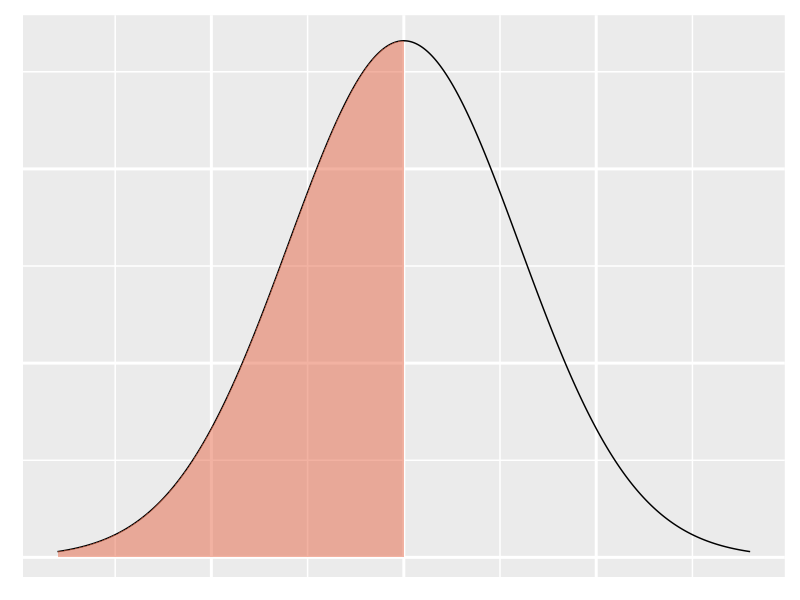
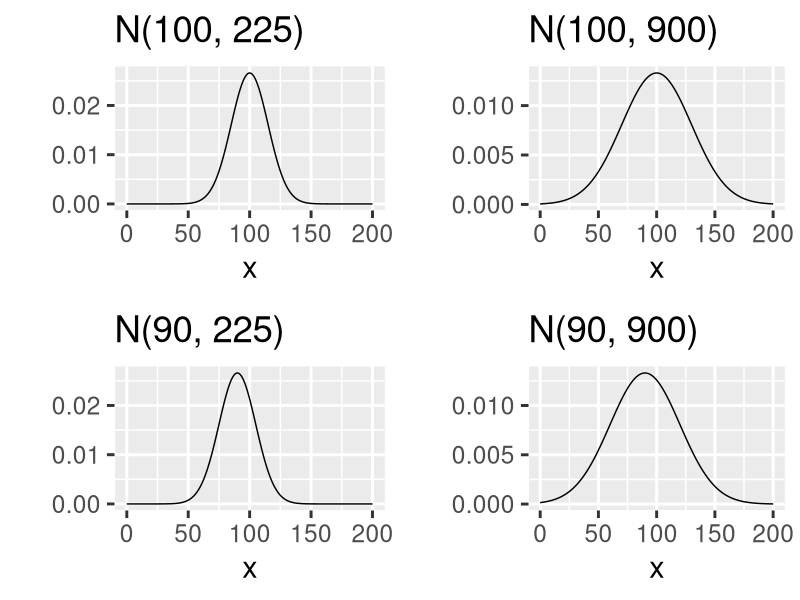
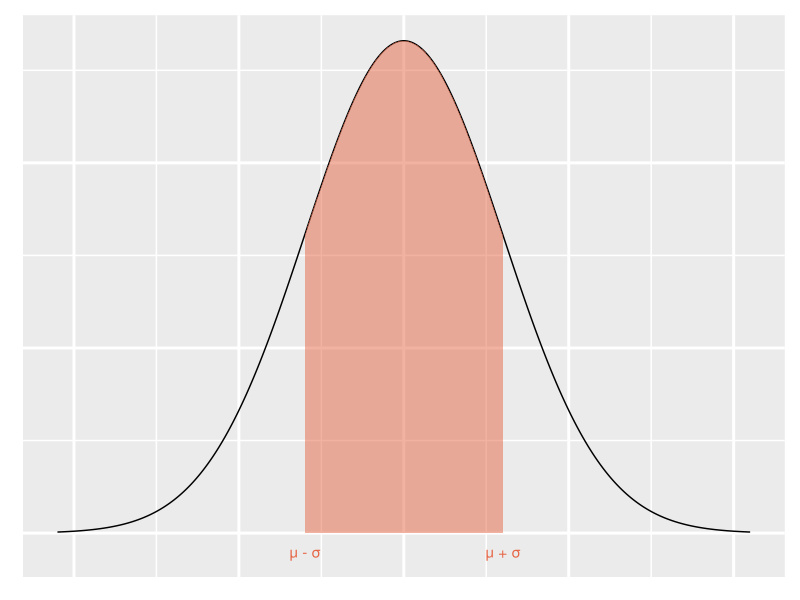
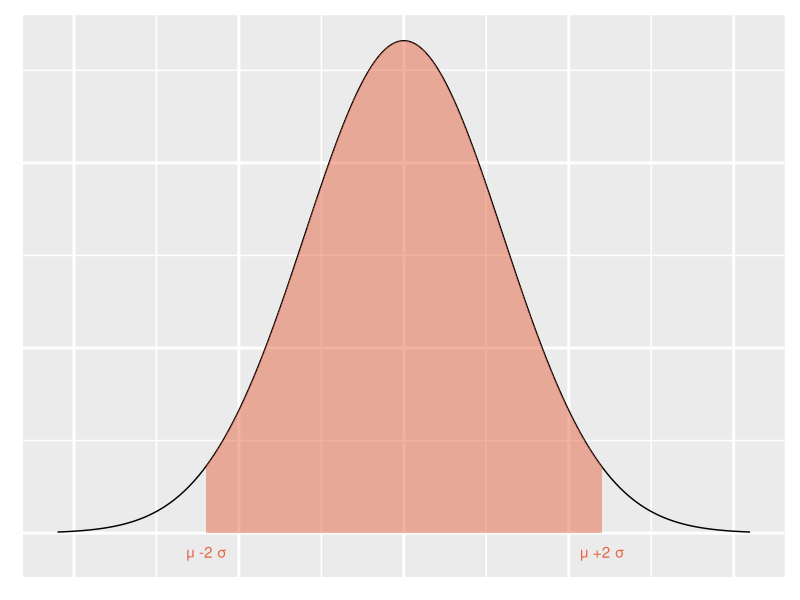
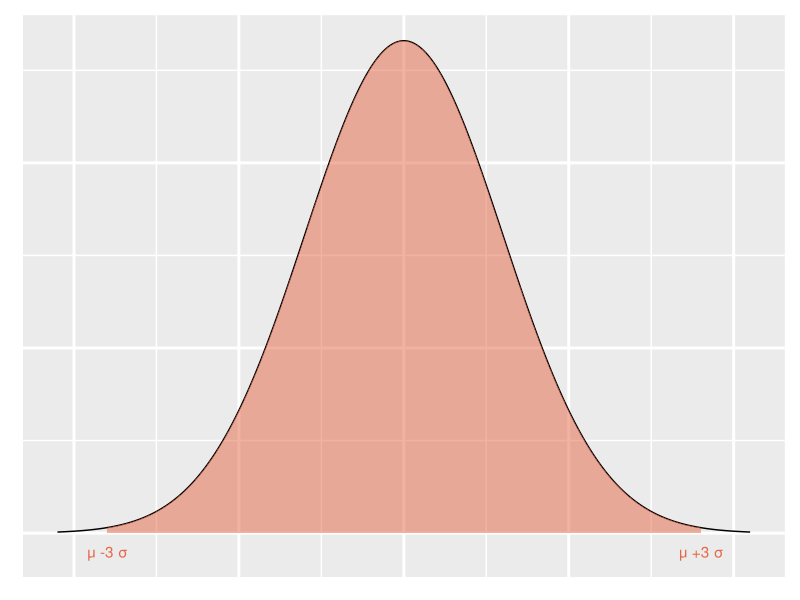
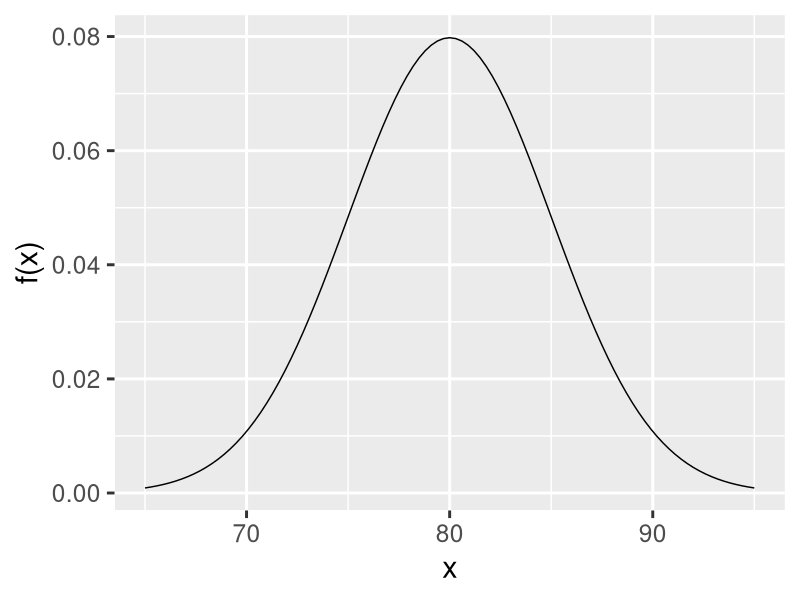
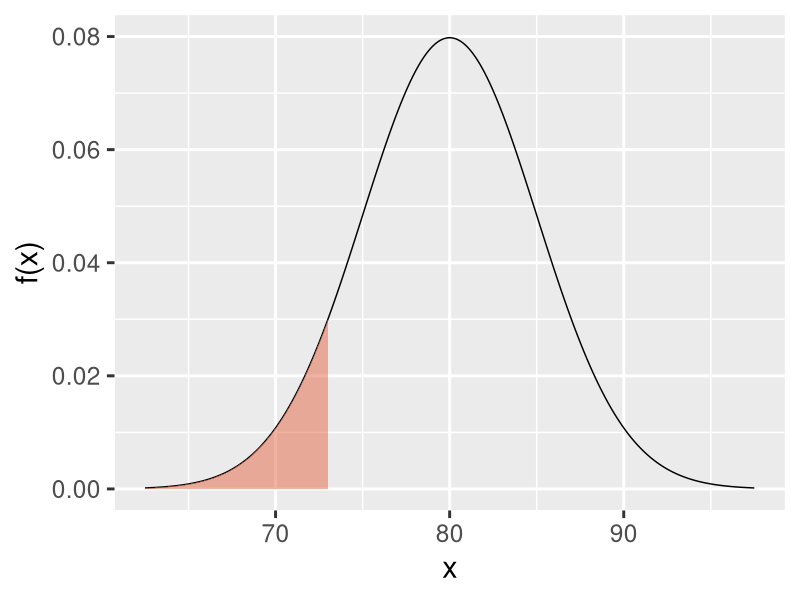
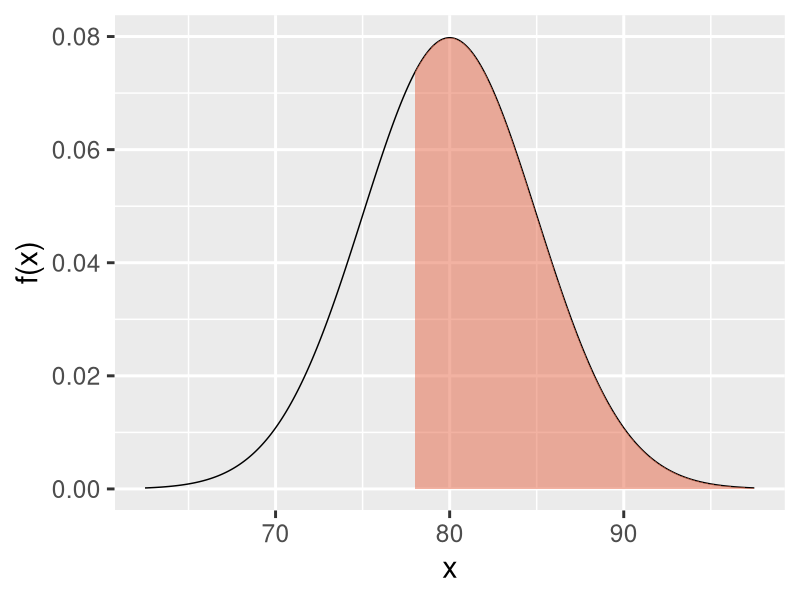

Reproduce these figures in R, in order.
## ---- chunk 1
library(tidyverse)
library(gridExtra)

theme_set(theme_gray(base_size = 22))


plot_norm_x_prob <- function(value, mean, sd, end = 3, lower = TRUE){
  
  x <- seq(mean-(end*sd),mean+(end*sd), 0.01)
  
  y <- dnorm(x, mean = mean, sd = sd)
  
  data <- data.frame(x = x, y = y)
  
  data_line <- data.frame(x = value, y = dnorm(value, mean, sd), 
                          label = paste("x = ", value))
  
  if (lower == TRUE){
    p <- qplot(x, y, data = data, 
          geom = "line") +
      geom_ribbon(data = subset(data, x > (mean-(end*sd)) & x < value),
                  aes(ymax = y), 
                  ymin = 0,
                  fill = "#e56646", 
                  colour = NA, 
                  alpha = 0.5) +
      ylab("") 

  }
  
  if (lower == FALSE){
    p <- qplot(x, y, data = data, 
          geom = "line") +
      geom_ribbon(data = subset(data, x < (mean+(end*sd)) & x > value),
                  aes(ymax = y), 
                  ymin = 0,
                  fill = "#e56646", 
                  colour = NA, 
                  alpha = 0.5) +
      ylab("")
  }
  
p
}

plot_norm_x <- function(value, mean, sd, end = 3){
  data_norm <-  data.frame(x = c(mean-(end*sd), mean+(end*sd)))
  
  data_line <- data.frame(x = value, y = dnorm(value, mean, sd), 
                          label = paste("x = ", value))
  ggplot(data_norm, 
         aes(x)) +
    stat_function(fun = dnorm, n = 1001, args = list(mean = mean, sd = sd)) + 
    ylab("") +
    geom_segment(data = data_line, aes(x = value, y = 0, xend = x, yend = y), color = "#e56646") +
    geom_text(data = data_line, aes(x = x, y = 0, label = label), color = "#e56646") +
    labs(title =  bquote("N("*mu == .(mean) ~ "," ~ sigma == .(sd)*")"))
}



plot_norm_z <- function(value, mean, sd, end = 3){
  
  data_norm <-  data.frame(x = c(mean-(end*sd), mean+(end*sd)))
  data_z <- data.frame(x = c(-end,end))

  
  data_line_z <- data.frame(z = (value-mean)/sd, y = dnorm((value-mean)/sd), 
                            label = paste("z = ", (value-mean)/sd))
  
ggplot(data_z, 
               aes(x)) +
    stat_function(fun = dnorm, n = 1001, args = list(mean = 0, sd = 1)) + 
    xlab("z")+
    ylab("") +
    geom_segment(data = data_line_z, aes(x = z, y = 0, xend = z, yend = y), color = "#e56646") +
    geom_text(data = data_line_z, aes(x = z, y = 0, label = label), color = "#e56646") +
  labs(title =  bquote("N("*mu == 0 ~ "," ~ sigma == 1*")"))

  
}
## ---- chunk 2
plot_norm_x_prob(100, 100, 15) +
  theme(axis.title.x=element_blank(),
        axis.text.x=element_blank(),
        axis.ticks.x=element_blank(),
        axis.title.y=element_blank(),
        axis.text.y=element_blank(),
        axis.ticks.y=element_blank())

## ---- chunk 3
p1 <- 
  ggplot(data = data.frame(x = c(0, 200)), 
         aes(x)) +
  stat_function(fun = dnorm, n = 1001, args = list(mean = 100, sd = 15)) + 
  ylab("") +
  labs(title = "N(100, 225)")

p2 <- 
  ggplot(data = data.frame(x = c(0, 200)), 
         aes(x)) +
  stat_function(fun = dnorm, n = 1001, args = list(mean = 100, sd = 30)) + 
  ylab("") +
  labs(title = "N(100, 900)")

p3 <- 
  ggplot(data = data.frame(x = c(0, 200)), 
         aes(x)) +
  stat_function(fun = dnorm, n = 1001, args = list(mean = 90, sd = 15)) + 
  ylab("") +
  labs(title = "N(90, 225)")


p4 <- 
  ggplot(data = data.frame(x = c(0, 200)), 
         aes(x)) +
  stat_function(fun = dnorm, n = 1001, args = list(mean = 90, sd = 30)) + 
  ylab("") +
  labs(title = "N(90, 900)")

grid.arrange(p1, p2, p3, p4, ncol = 2, nrow = 2)
## ---- chunk 4
mean <- 100
sd <- 15
end <- 3.5

data_line1 <- data.frame(x = mean-sd, y = dnorm(mean-sd, mean, sd), 
                          label = paste("\U03bc", "-","\U03c3" ))
data_line2 <- data.frame(x = mean+sd, y = dnorm(mean+sd, mean, sd), 
                          label = paste("\U03bc", "+","\U03c3" ))

x <- seq(mean-(end*sd),mean+(end*sd), 0.01)
  
  y <- dnorm(x, mean = mean, sd = sd)
  
  data <- data.frame(x = x, y = y)
  

  

qplot(x, y, data = data, 
          geom = "line") +
      geom_ribbon(data = subset(data, x > (mean-(1*sd)) & x < (mean+(1*sd))),
                  aes(ymax = y), 
                  ymin = 0,
                  fill = "#e56646", 
                  colour = NA, 
                  alpha = 0.5) +
      ylab("") +
    geom_text(data = data_line1, aes(x = x, y = -0.001, label = label), color = "#e56646") +
    geom_text(data = data_line2, aes(x = x, y = -0.001, label = label), color = "#e56646") +
    theme(axis.title.x=element_blank(),
        axis.text.x=element_blank(),
        axis.ticks.x=element_blank(),
        axis.title.y=element_blank(),
        axis.text.y=element_blank(),
        axis.ticks.y=element_blank(),

)




## ---- chunk 5
mean <- 100
sd <- 15
end <- 3.5

data_line1 <- data.frame(x = mean-2*sd, y = dnorm(mean-(2*sd), mean, (2*sd)), 
                          label = paste("\U03bc", "-2","\U03c3" ))
data_line2 <- data.frame(x = mean+2*sd, y = dnorm(mean+(2*sd), mean, sd), 
                          label = paste("\U03bc", "+2","\U03c3" ))

x <- seq(mean-(end*sd),mean+(end*sd), 0.01)
  
y <- dnorm(x, mean = mean, sd = sd)
  
data <- data.frame(x = x, y = y)
  

  

qplot(x, y, data = data, 
          geom = "line") +
      geom_ribbon(data = subset(data, x > (mean-(2*sd)) & x < (mean+(2*sd))),
                  aes(ymax = y), 
                  ymin = 0,
                  fill = "#e56646", 
                  colour = NA, 
                  alpha = 0.5) +
      ylab("") +
    geom_text(data = data_line1, aes(x = x, y = -0.001, label = label), color = "#e56646") +
    geom_text(data = data_line2, aes(x = x, y = -0.001, label = label), color = "#e56646") +
    theme(axis.title.x=element_blank(),
        axis.text.x=element_blank(),
        axis.ticks.x=element_blank(),
        axis.title.y=element_blank(),
        axis.text.y=element_blank(),
        axis.ticks.y=element_blank(),

)




## ---- chunk 6
mean <- 100
sd <- 15
end <- 3.5

data_line1 <- data.frame(x = mean-3*sd, y = dnorm(mean-(3*sd), mean, (3*sd)), 
                          label = paste("\U03bc", "-3","\U03c3" ))
data_line2 <- data.frame(x = mean+3*sd, y = dnorm(mean+(3*sd), mean, sd), 
                          label = paste("\U03bc", "+3","\U03c3" ))

x <- seq(mean-(end*sd),mean+(end*sd), 0.01)
  
y <- dnorm(x, mean = mean, sd = sd)
  
data <- data.frame(x = x, y = y)
  

  

qplot(x, y, data = data, 
          geom = "line") +
      geom_ribbon(data = subset(data, x > (mean-(3*sd)) & x < (mean+(3*sd))),
                  aes(ymax = y), 
                  ymin = 0,
                  fill = "#e56646", 
                  colour = NA, 
                  alpha = 0.5) +
      ylab("") +
    geom_text(data = data_line1, aes(x = x, y = -0.001, label = label), color = "#e56646") +
    geom_text(data = data_line2, aes(x = x, y = -0.001, label = label), color = "#e56646") +
    theme(axis.title.x=element_blank(),
        axis.text.x=element_blank(),
        axis.ticks.x=element_blank(),
        axis.title.y=element_blank(),
        axis.text.y=element_blank(),
        axis.ticks.y=element_blank(),

)




## ---- chunk 7

theme_set(theme_gray(base_size = 22))


ggplot(data = data.frame(x = c(65, 95)), aes(x)) +
  stat_function(fun = dnorm, 
                n = 101, 
                args = list(mean = 80, sd = 5)) +
  labs(y = "f(x)")

## ---- chunk 8
dnorm(x = 78, mean = 80, sd = 5)
## ---- chunk 9
dnorm(x = 92, mean = 80, sd = 5)
## ---- chunk 10
mean <- 80
sd <- 5
end <- 3.5

data_line1 <- data.frame(x = mean-3*sd, y = dnorm(mean-(3*sd), mean, (3*sd)), 
                          label = paste("\U03bc", "-3","\U03c3" ))
data_line2 <- data.frame(x = mean+3*sd, y = dnorm(mean+(3*sd), mean, sd), 
                          label = paste("\U03bc", "+3","\U03c3" ))

x <- seq(mean-(end*sd),mean+(end*sd), 0.01)
  
y <- dnorm(x, mean = mean, sd = sd)
  
data <- data.frame(x = x, y = y)
  
qplot(x, y, data = data, 
          geom = "line") +
      geom_ribbon(data = subset(data, x < 73),
                  aes(ymax = y), 
                  ymin = 0,
                  fill = "#e56646", 
                  colour = NA, 
                  alpha = 0.5) +
      ylab("f(x)") 

## ---- chunk 11
pnorm(q = 73, mean = 80, sd = 5)
## ---- chunk 12
mean <- 80
sd <- 5
end <- 3.5

data_line1 <- data.frame(x = mean-3*sd, y = dnorm(mean-(3*sd), mean, (3*sd)), 
                          label = paste("\U03bc", "-3","\U03c3" ))
data_line2 <- data.frame(x = mean+3*sd, y = dnorm(mean+(3*sd), mean, sd), 
                          label = paste("\U03bc", "+3","\U03c3" ))

x <- seq(mean-(end*sd),mean+(end*sd), 0.01)
  
y <- dnorm(x, mean = mean, sd = sd)
  
data <- data.frame(x = x, y = y)
  
qplot(x, y, data = data, 
          geom = "line") +
      geom_ribbon(data = subset(data, x >78),
                  aes(ymax = y), 
                  ymin = 0,
                  fill = "#e56646", 
                  colour = NA, 
                  alpha = 0.5) +
      ylab("f(x)") 

## ---- chunk 13
1 - pnorm(q = 78, mean = 80, sd = 5)
## ---- chunk 14
pnorm(q = 78, mean = 80, sd = 5, 
      lower.tail = FALSE)
## ---- chunk 15
plot_norm_x(90, mean = 80, sd = 5)
## ---- chunk 16
plot_norm_z(2, mean = 0, sd = 1)
## ---- chunk 17
pnorm(q = 90, mean = 80, sd = 5)
## ---- chunk 18
pnorm(q = 2, mean = 0, sd = 1)
## ---- chunk 19

plot_norm_x_prob(1500, mean = 1100, sd = 200)

## ---- chunk 20
pnorm(q = 1500, 
      mean = 1100, 
      sd = 200)
## ---- chunk 21
pnorm(1500, 1100, 200)
## ---- chunk 22
pnorm(2, 
      mean = 0, 
      sd = 1)
## ---- chunk 23
pnorm(2)
## ---- chunk 24
mean <- 1100
sd <- 200
end <- 3.5

data_line1 <- data.frame(x = mean-3*sd, y = dnorm(mean-(3*sd), mean, (3*sd)), 
                          label = paste("\U03bc", "-3","\U03c3" ))
data_line2 <- data.frame(x = mean+3*sd, y = dnorm(mean+(3*sd), mean, sd), 
                          label = paste("\U03bc", "+3","\U03c3" ))

x <- seq(mean-(end*sd),mean+(end*sd), 0.01)
  
y <- dnorm(x, mean = mean, sd = sd)
  
data <- data.frame(x = x, y = y)
  
qplot(x, y, data = data, 
          geom = "line") +
      geom_ribbon(data = subset(data, x < 1400 & x > 800),
                  aes(ymax = y), 
                  ymin = 0,
                  fill = "#e56646", 
                  colour = NA, 
                  alpha = 0.5) +
      ylab("f(x)") 

## ---- chunk 25
pnorm(q = 1400, mean = 1100, sd = 200) -
  pnorm(q = 800, mean = 1100, sd = 200) 
## ---- chunk 26

data_text <- data.frame(x = 1356,
                        y = -0.0001,
                        label = "x = ?")

data_text2 <- data.frame(x = 1420,
                        y = 0.00025,
                        label = "10%")

plot_norm_x_prob(1356.31, 1100, 200)  +
   geom_text(data = data_text, 
             aes(x = x, 
                 y = y, 
                 label = label), 
             color = "#e56646") +
   geom_text(data = data_text2, 
             aes(x = x, 
                 y = y, 
                 label = label), 
             color = "#e56646") 
  
## ---- chunk 27
qnorm(p = 0.90, 
      mean = 1100, 
      sd = 200) 
